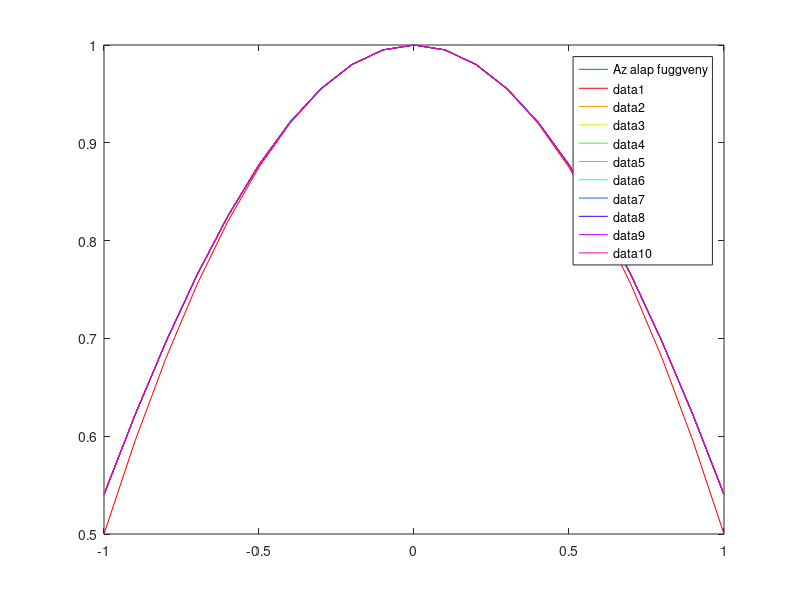

Recreate this plot in MATLAB.
M=10;
x=-1:0.1:1
f=cos(x);
plot(x,f);
legend('Az alap fuggveny');
hold on;
szin=hsv(M);
s=1;
for i=1:M
    s=s+(((-1).^i)/(factorial(2*i))) * (x.^(2*i));
    plot(x,s,'color',szin(i,:));
    pause(0.1);
end